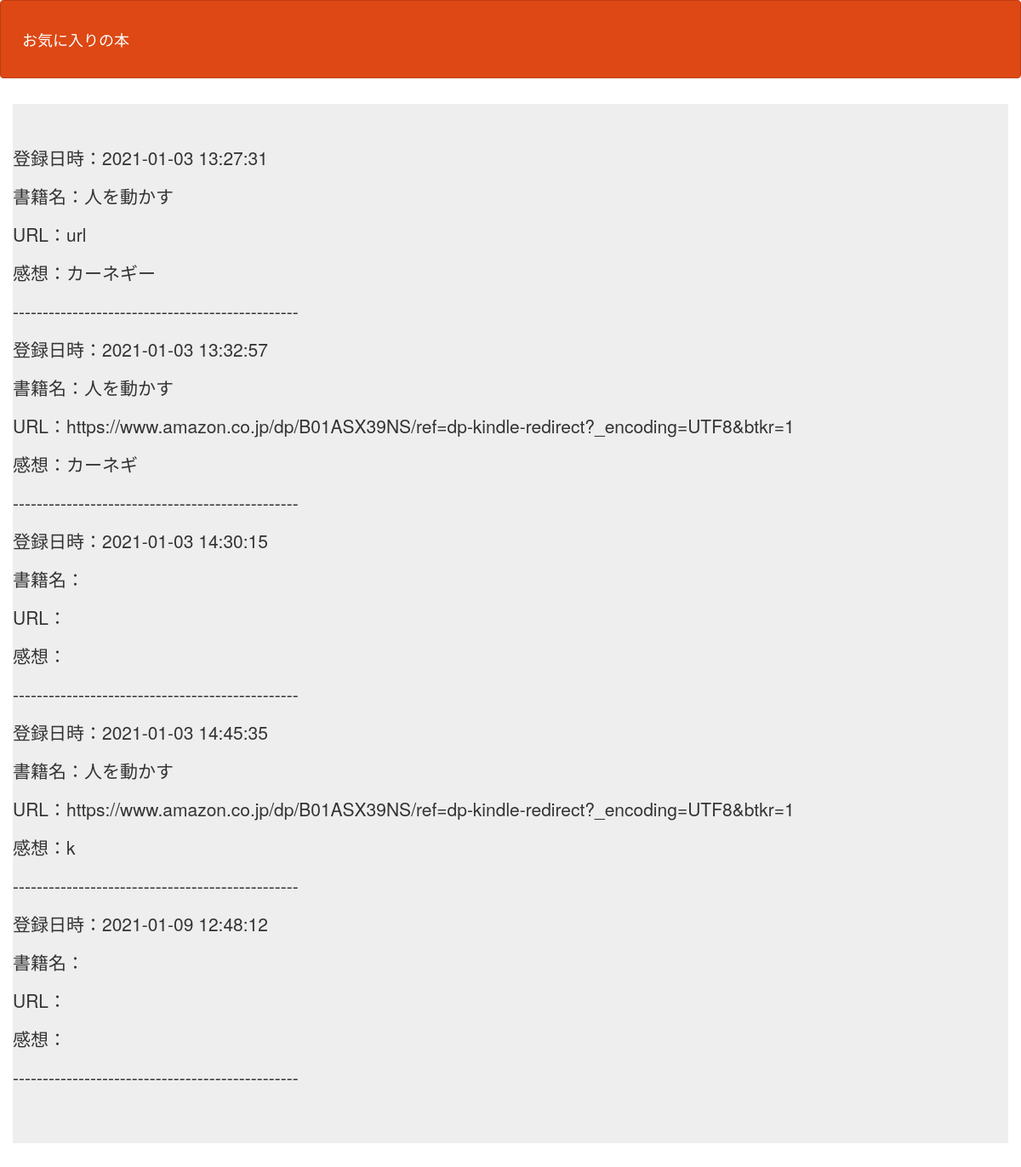
The page /select.php on the database its author committed.
### tables this page shows
CREATE TABLE `gs_bm_table` (
  `id` int(12) NOT NULL,
  `bookname` varchar(64) NOT NULL,
  `url` text NOT NULL,
  `comment` text NOT NULL,
  `indate` datetime NOT NULL
);

### funcs.php (called while the page is built)
<?php
function h($str)
{
    return htmlspecialchars($str, ENT_QUOTES);
}

### select.php (the view, shortened to what this page needs)
<?php
require_once('funcs.php');
try {
  $pdo = new PDO('mysql:dbname=gs_db_kadai;charset=utf8;host=localhost','root','root');
} catch (PDOException $e) {
  exit('DBConnectError'.$e->getMessage());
}
$stmt = $pdo->prepare("SELECT * FROM gs_bm_table");
$status = $stmt->execute();
$view="";
if ($status==false) {
  $error = $stmt->errorInfo();
  exit("ErrorQuery:".$error[2]);
}else{
  while($result = $stmt->fetch(PDO::FETCH_ASSOC)){
    $view .= '<p>'.'登録日時：'.h($result['indate']).'</p>'.'<p>'.'書籍名：'.h($result['bookname']).'</p>'.'<p>'.'URL：'.h($result['url']).'</p>'.'<p>'.'感想：'.h($result['comment']).'</p>'.'<p>'.'------------------------------------------------'.'</p>';
  }
}
?>
<!DOCTYPE html>
<html lang="ja">
<head>
<link rel="stylesheet" href="css/range.css">
<link href="css/bootstrap.min.css" rel="stylesheet">
</head>
<body id="main">
<header>
  <nav class="navbar navbar-default">
    <div class="container-fluid">
      <div class="navbar-header">
      <a class="navbar-brand" href="index.php">お気に入りの本</a>
      </div>
    </div>
  </nav>
</header>
<div>
    <div class="container jumbotron"><?= $view ?></div>
</div>
</body>
</html>

### select.php (style rules this page uses)
div { padding: 10px;font-size:16px; }

### rows shown on the page
gs_bm_table: indate "2021-01-03 13:27:31", bookname "人を動かす", url "url", comment "カーネギー"
gs_bm_table: indate "2021-01-03 13:32:57", bookname "人を動かす", url "https://www.amazon.co.jp/dp/B01ASX39NS/ref=dp-kindle-redirect?_encoding=UTF8&btkr=1", comment "カーネギ"
gs_bm_table: indate "2021-01-03 14:30:15"
gs_bm_table: indate "2021-01-03 14:45:35", bookname "人を動かす", url "https://www.amazon.co.jp/dp/B01ASX39NS/ref=dp-kindle-redirect?_encoding=UTF8&btkr=1", comment "k"
gs_bm_table: indate "2021-01-09 12:48:12"
